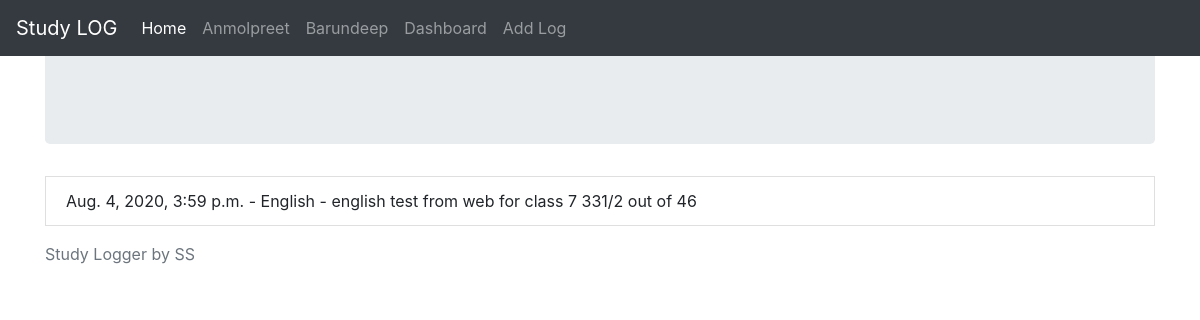
Page /study/6 on the committed database.
### study/models.py (models this page shows, shortened)
class StudyLog(models.Model):
    subject = models.ForeignKey(Subject, on_delete=models.CASCADE)
    user = models.CharField(max_length=40)
    date = models.DateTimeField(default=timezone.now)
    update_date = models.DateTimeField(auto_now=True)
    description = models.TextField(max_length=300)
    next_review_date = models.DateTimeField(default=days_hence)

class Subject(models.Model):
    name = models.CharField(max_length=50)
    def __str__(self):
        return self.name

### study/views.py (the view)
# urls.py: path('study/<int:pk>', views.LogDetailView.as_view(), name="detail-view"),
class LogDetailView(DetailView):
    model = StudyLog
    template_name = "study/detail.html"

### study/templates/study/detail.html (shortened to what this page needs)
{% extends 'base.html' %}
{% block content %}
<div class="jumbotron">
</div>
<li class="list-group-item">{{object.date}} - {{object.subject}}  - {{object.description}} </li>
{% endblock content %}

### rows in the picture
StudyLog: date "Aug. 4, 2020, 3:59 p.m.", subject "English", description "english test from web for class 7 331/2 out of 46"
